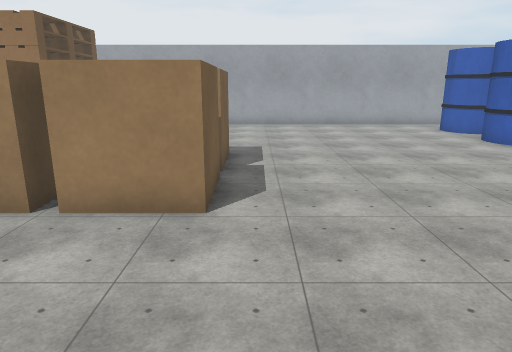
[1] (above)

20 first-person views from a walk through a Webots world. The camera is 0.51 m above the floor, tilts 14° down and sees 70° across. The floor is counted in squares, 0.25 m on a side. Each view is taken from the middle of a square. On the plan, view 1 faces up. The plan holds only what a view shows up to about 19 squares ahead; the rest is blank. Robots are left out. Simple shapes and patterns stand in for the simulator's stock objects.

[2]
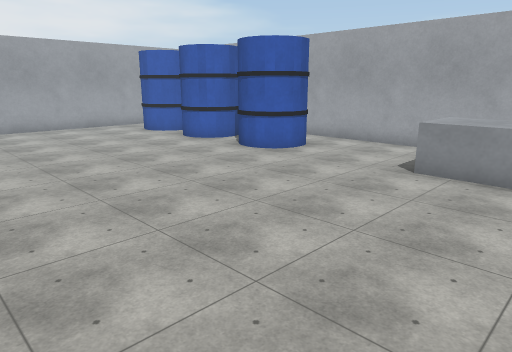

[3]
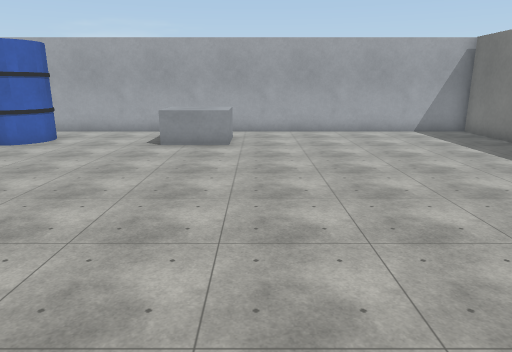

[4]
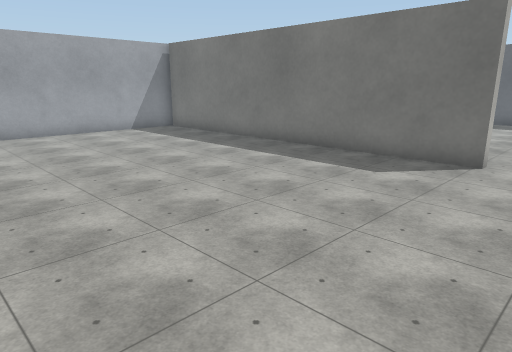

[5]
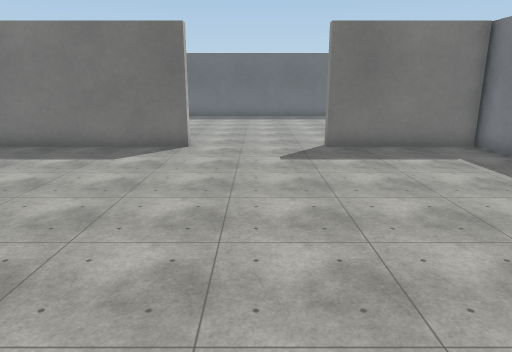

[6]
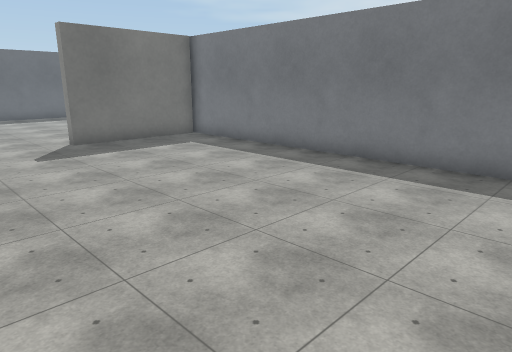

[7]
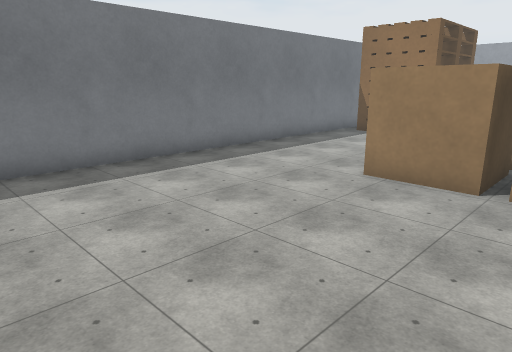

[8]
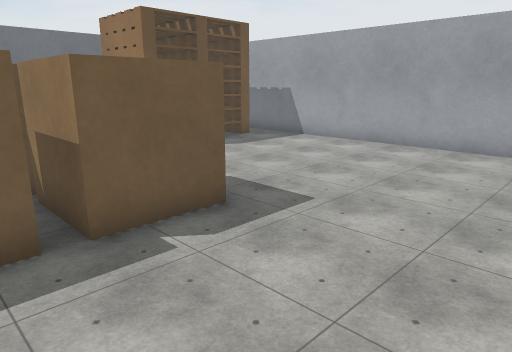

[9]
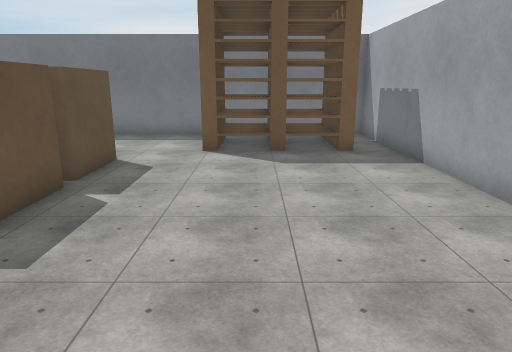

[10]
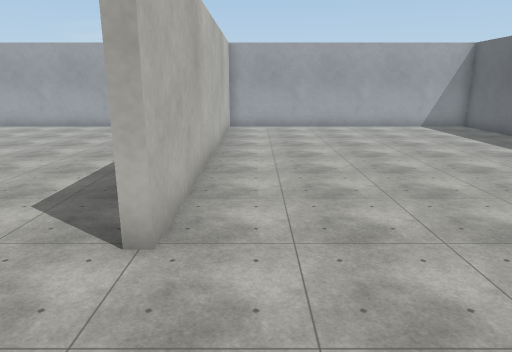

[11]
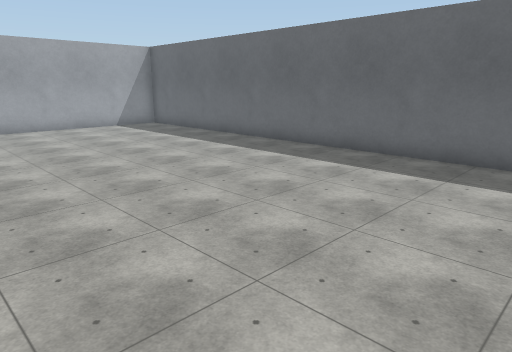

[12]
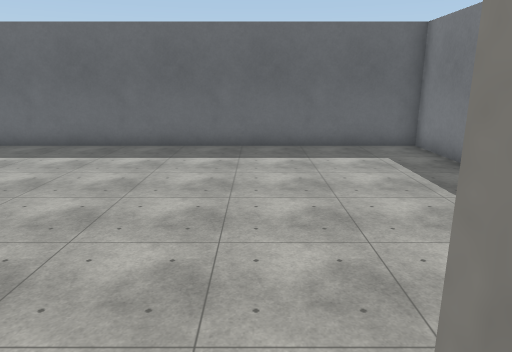

[13]
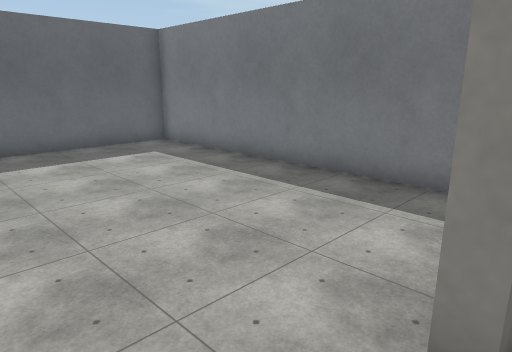

[14]
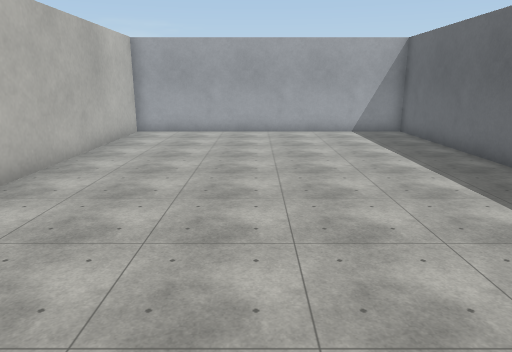

[15]
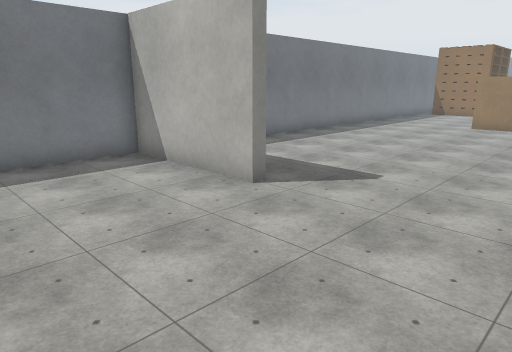

[16]
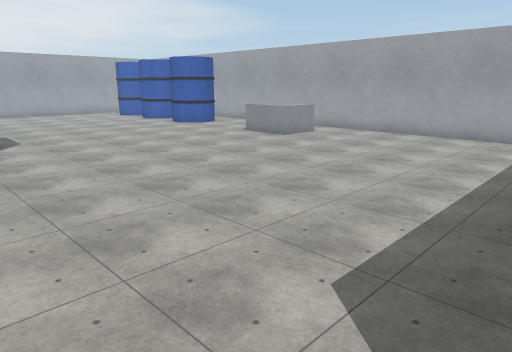

[17]
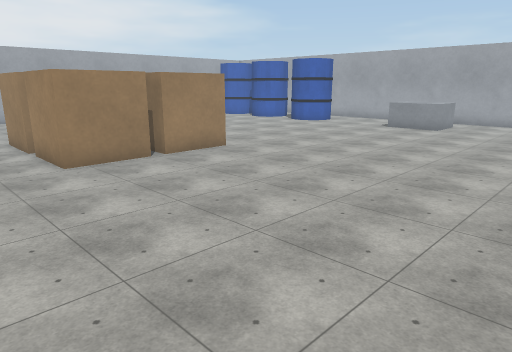

[18]
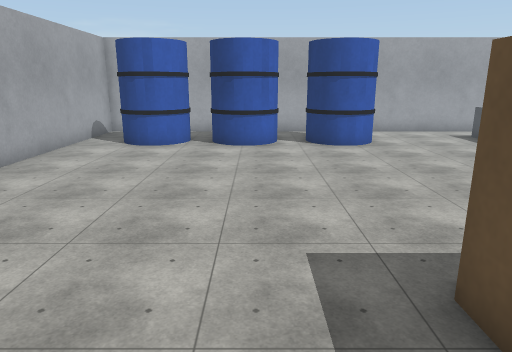

[19]
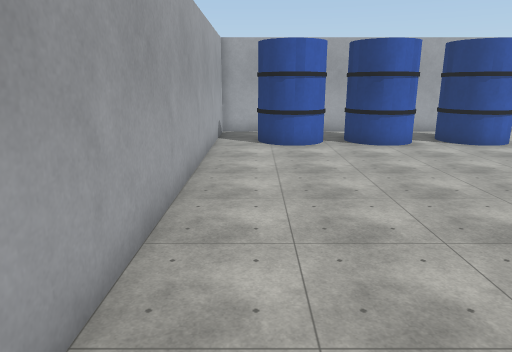

[20]
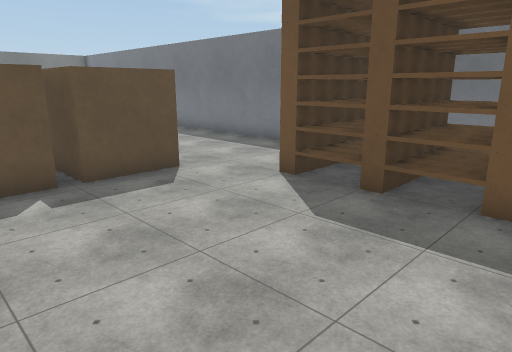

### Floor plan
Points are (right, up) in squares from view 1. A wall is a line through its corners. A room is listed if a view was taken in it or the views show most of it. See-through windows are left out.
Room 1 (views 1, 2, 3, 4, 5, 6, 7, 8, 9, 17, 18, 19, 20)
walls: (12.5, 13.9) (12.5, 16); (-1.7, -8.3) (12.4, -8.3); (12.5, 17.9) (12.5, 19.5) (-11.5, 19.5) (-11.5, -8.3) (-6.4, -8.3); (12.5, -8.6) (12.5, 12.1)
ways out: opening at (-4, -8.5) to room 2
objects: stack of pallets (-11, 13) to (-8, 18); cardboard box (-6, 6) to (-4, 8); cardboard box (-6, 9) to (-4, 11); cardboard box (-3, 6) to (-1, 8); cardboard box (-3, 9) to (-1, 11); metal box (9, 2) to (11, 4); barrel (9, 9) to (10, 11); barrel (9, 12) to (10, 15); barrel (9, 16) to (10, 18)
Room 2 (views 10, 11, 12, 13, 14, 15, 16)
walls: (-6.4, -8.3) (-6.4, -8.7) (-11.5, -8.7) (-11.5, -20.5) (12.5, -20.5) (12.5, -8.6); (12.4, -8.7) (-1.7, -8.7) (-1.7, -8.3)
ways out: opening at (-4, -8.5) to room 1

Positions as (right, up) in squares from view 1, and headings:
1: (0, 0), facing up
2: (0, 1), facing up-right
3: (-4, 1), facing right
4: (-4, 2), facing down-right
5: (-4, 4), facing down
6: (-2, 5), facing down-left
7: (-2, -2), facing up-left
8: (4, 7), facing up-left
9: (4, 15), facing left
10: (-6, -10), facing right
11: (-6, -10), facing down-right
12: (-6, -8), facing down
13: (-4, -8), facing down-left
14: (-4, -14), facing right
15: (-1, -14), facing up-left
16: (-3, -8), facing up-right
17: (-9, -4), facing up-right
18: (-4, 13), facing right
19: (-4, 18), facing right
20: (-1, 19), facing down-left
